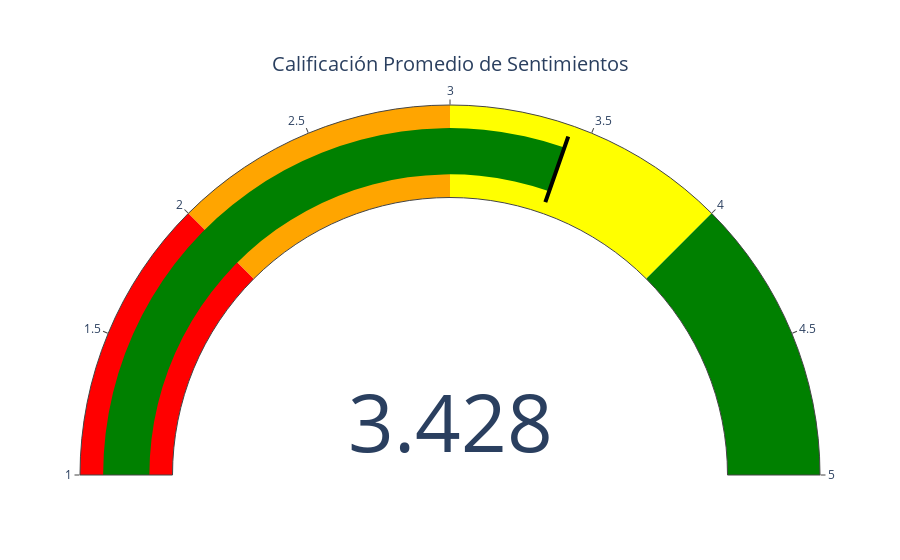

Notebook code cell kept with this figure:
### Code cell
# Análisis de sentimientos más avanzado
from textblob import TextBlob
import plotly.graph_objects as go
import matplotlib.pyplot as plt
from collections import defaultdict
import nltk
from nltk.tokenize import word_tokenize

# Asegúrate de haber descargado el archivo 'NRC-Emotion-Lexicon-Wordlevel-v0.92.txt' y coloca la ruta correcta aquí
nrc_lexicon_file = 'NRC-Emotion-Lexicon-Wordlevel-v0.92.txt'

# Carga del lexicon
def load_nrc_lexicon(file_path):
    nrc_lexicon = defaultdict(list)
    with open(file_path, 'r') as f:
        for line in f:
            word, emotion, association = line.strip().split('\t')
            if int(association) == 1:
                nrc_lexicon[emotion].append(word)
    return nrc_lexicon

# Análisis de emociones
def analyze_emotions(text, lexicon):
    emotions = defaultdict(int)
    words = word_tokenize(text.lower())
    for word in words:
        for emotion, words in lexicon.items():
            if word in words:
                emotions[emotion] += 1
    return emotions

# Función para obtener los comentarios
def get_reviews(asin):
    reviews = []
    page = 1
    while True:
        url = "https://real-time-amazon-data.p.rapidapi.com/product-reviews"
        querystring = {
            "asin": asin,
            "country": "US",
            "sort_by": "TOP_REVIEWS",
            "star_rating": "ALL",
            "verified_purchases_only": "false",
            "images_or_videos_only": "false",
            "current_format_only": "false",
            "page": page
        }

        headers = {
            "x-rapidapi-key": "38e65580ffmsh55d6f1788db421ap1ff5b0jsn3f9029414f2f",
            "x-rapidapi-host": "real-time-amazon-data.p.rapidapi.com"
        }

        response = requests.get(url, headers=headers, params=querystring)
        data = response.json()
        
        if 'data' in data and 'reviews' in data['data']:
            reviews_on_page = data['data']['reviews']
            if not reviews_on_page:
                break
            reviews.extend(reviews_on_page)
        else:
            break  # Stop if there are no more reviews or if the data format is unexpected
        
        page += 1
    return reviews

# Análisis de sentimientos
def analyze_sentiments(reviews):
    sentiments = []
    for review in reviews:
        analysis = TextBlob(review['review_comment'])
        sentiments.append(analysis.sentiment.polarity)
    if sentiments:
        avg_sentiment = sum(sentiments) / len(sentiments)
        return avg_sentiment
    else:
        return None

# Conversión de sentimiento a calificación
def sentiment_to_rating(avg_sentiment):
    return 1 + (avg_sentiment + 1) * 2

# Creación del medidor de calificación
def create_gauge_meter(rating):
    fig = go.Figure(go.Indicator(
        mode = "gauge+number",
        value = rating,
        title = {'text': "Calificación Promedio de Sentimientos"},
        gauge = {
            'axis': {'range': [1, 5]},
            'steps' : [
                {'range': [1, 2], 'color': "red"},
                {'range': [2, 3], 'color': "orange"},
                {'range': [3, 4], 'color': "yellow"},
                {'range': [4, 5], 'color': "green"}
            ],
            'threshold' : {
                'line': {'color': "black", 'width': 4},
                'thickness': 0.75,
                'value': rating
            }
        }
    ))

    fig.show()

# Graficar emociones
def plot_emotions(emotions):
    categories = [category for category in emotions.keys() if category not in ['positive', 'negative']]
    values = [emotions[category] for category in categories]

    plt.figure(figsize=(10, 5))
    bars = plt.bar(categories, values, color=['green', 'cyan', 'yellow', 'orange', 'red'])
    
    for bar, value in zip(bars, values):
        plt.text(bar.get_x() + bar.get_width() / 2, bar.get_height(), str(value), ha='center', va='bottom')
    
    plt.xlabel('Emociones')
    plt.ylabel('Frecuencia')
    plt.title('Análisis de Emociones')
    plt.show()

# Main
asin = "B0CN1QSH8Q"
nrc_lexicon = load_nrc_lexicon(nrc_lexicon_file)
reviews = get_reviews(asin)

if reviews:
    avg_sentiment = analyze_sentiments(reviews)
    if avg_sentiment is not None:
        rating = sentiment_to_rating(avg_sentiment)
        print(f"La calificación promedio de los sentimientos de los comentarios para el producto {asin} es: {rating:.2f}")
        create_gauge_meter(rating)
    
    all_reviews_text = ' '.join([review['review_comment'] for review in reviews])
    emotions = analyze_emotions(all_reviews_text, nrc_lexicon)
    plot_emotions(emotions)
else:
    print("No se encontraron comentarios.")

### Figure 1 — Plotly figure (JSON) as saved in the notebook; plotly's stock layout.template omitted (floating-point values rounded to 4 significant figures)
{"data": [{"gauge": {"axis": {"range": [1, 5]}, "steps": [{"color": "red", "range": [1, 2]}, {"color": "orange", "range": [2, 3]}, {"color": "yellow", "range": [3, 4]}, {"color": "green", "range": [4, 5]}], "threshold": {"line": {"color": "black", "width": 4}, "thickness": 0.75, "value": 3.428}}, "mode": "gauge+number", "title": {"text": "Calificación Promedio de Sentimientos"}, "type": "indicator", "value": 3.428}], "layout": {}}
